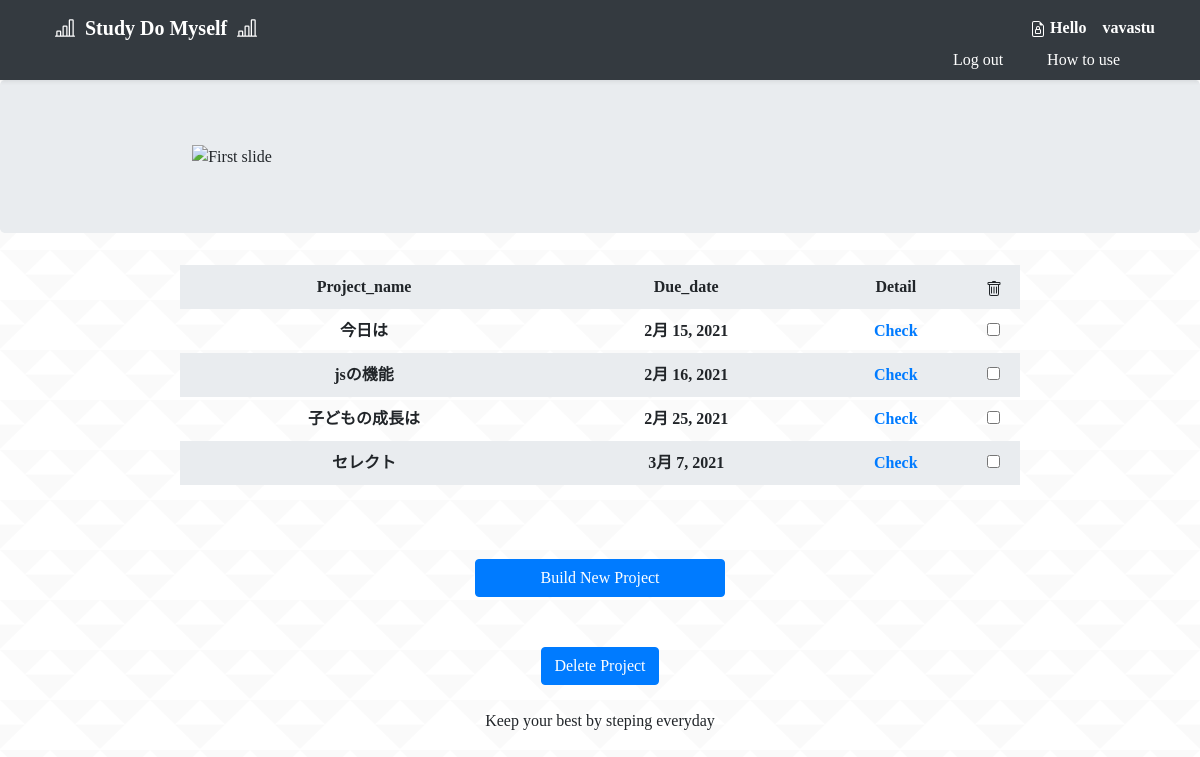
The page /mypage/ (signed in) on the database as committed earlier.
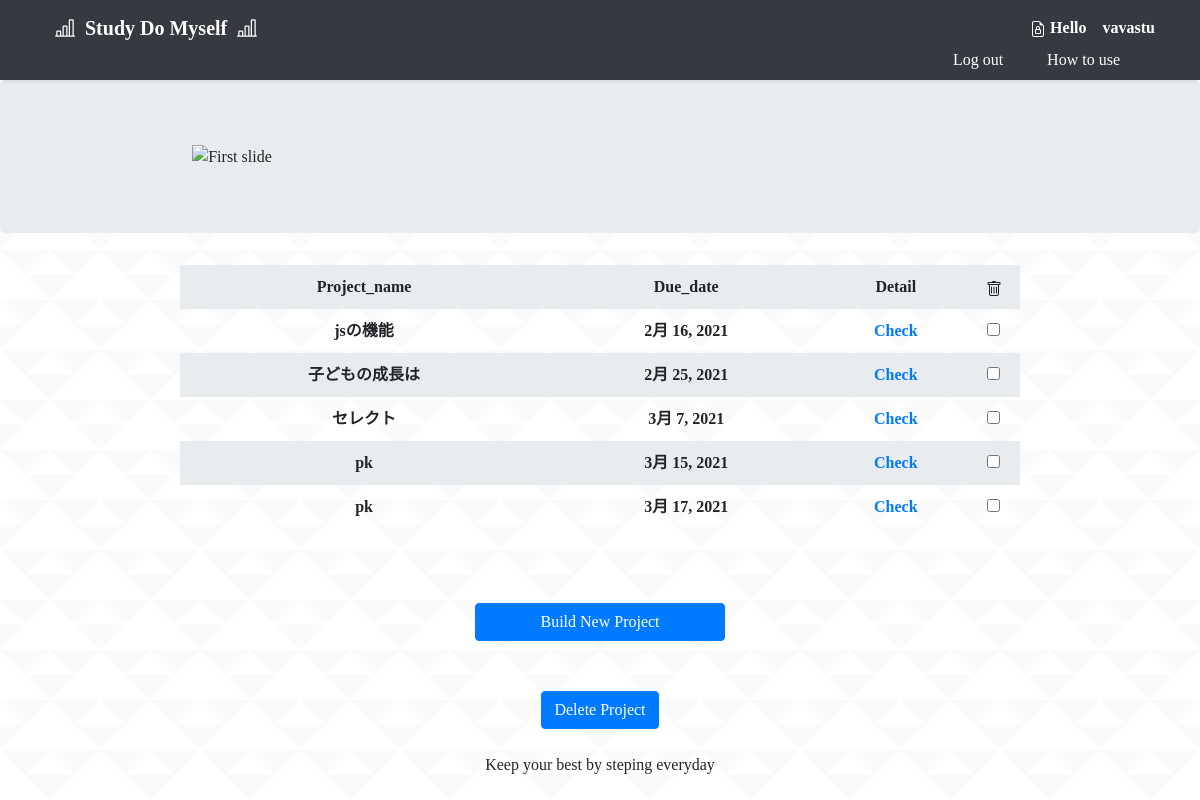
The same page on the database as committed later.
### studyapp/models.py (models this page shows, shortened)
class Project(models.Model):
    author = models.ForeignKey(settings.AUTH_USER_MODEL, on_delete=models.CASCADE)
    project_name = models.CharField('プロジェクト名', max_length=200, blank=False)
    description = models.TextField('目標', blank=False)
    expenses_item = models.CharField('経費項目', max_length=200, blank=True)
    expenses = models.CharField('経費', max_length=200, blank=True)
    build_date = models.DateField(verbose_name='作成日', blank=True, default=timezone.datetime.today())
    due_date = models.DateField(verbose_name='設定日', blank=True, null=True)

### studyapp/views.py (the view)
# urls.py: path('mypage/', mypage, name='mypage'),
def mypage(request):
    projects = Project.objects.filter(build_date__lte=timezone.now()).order_by('due_date')
    post_pks = request.POST.getlist('delete')
    Project.objects.filter(pk__in=post_pks).delete()
    num = Project.objects.all()
    return render(request, 'mypage.html', {'projects':projects})

### templates/mypage.html (shortened to what this page needs)
{% extends 'base.html' %}
{% load static %}
{% block content %}
<!doctype html>
<html lang="ja">
<head>
  <link rel="stylesheet" href="{% static 'css/mypage.css' %}">
</head>
<body>
  <header>
    <div class="navbar navbar-dark bg-dark shadow-sm">
      <div class="container d-flex justify-content-between">
        <a href="{% url 'mypage' %}" class="navbar-brand d-flex align-items-center">
          <strong>Study Do Myself</strong>
        </a>
        <div class="user-name">
          {% if user.is_authenticated %}
          <strong>Hello　{{ user.username }}</strong>
          {% endif %}
        </div>
        <div class="container-fluid">
          <div class="menu-item active">
            {% if user.is_authenticated %}
            <a href="{% url 'logout' %}">Log out</a>
            <a href="">How to use</a>
            {% endif %}
          </div>
        </div>
      </div>
    </div>
  </header>
  <main role="main">
    <section class="jumbotron text-center">
      <div class="carousel slide" data-ride="carousel" style="width:400px">
        <div class="carousel-inner">
          <div class="carousel-item active">
            <img src="slide1.png" alt="First slide">
          </div>
        </div>
      </div>
    </section>
    {% if user.is_authenticated %}
    <div class=contents>
      <table>
        <tr class='term'>
          <th> Project_name </th>
          <th> Due_date </th>
          <th> Detail </th>
          <th>
          </th>
        </tr>
        {% for project in projects %}
        {% if request.user.id == project.author.id %}
        <tr class='items'>
          <th> {{ project.project_name }} </th>
          <th> {{ project.due_date }} </th>
          <th> <a href="{% url 'project_detail' pk=project.pk %}">Check </th>
          <form id="delete" action="" method="POST">
            <th> <input type="checkbox" name="delete" value="{{ project.pk }}"> </th>
          </form>
        </tr>
        {% endif %}
        {% endfor %}
      </table>
      {% endif %}
      <br>
      <div class="container-fluid mx-auto" style="width:300px;">
        <a class="btn btn-primary" style="width:250px; margin-right:auto; margin-left:auto;" href="{% url 'project' %}"
          role="button">Build New Project</a>
      </div>
      <div class="container-fluid mx-auto" style="width:300px;">
        <button type="button" class="btn btn-primary" data-toggle="modal" data-target="#Delete">
          Delete Project
        </button>
      </div>
    </div>
  </main>
  <br>
  <footer>
    <div class="container-fluid" style="margin-right:auto; margin-left:auto; width:300px;">
      Keep your best by steping everyday
    </div>
  </footer>
</body>
</html>
{% endblock content %}

### templates/base.html (shortened to what this page needs)
{% load static %}
<!doctype html>
<html lang="ja">
  <head>
    <link ref="stylesheet" href="{% static 'css/base.css' %}">
    <link rel="stylesheet" href="https://stackpath.bootstrapcdn.com/bootstrap/4.5.0/css/bootstrap.min.css">
  </head>
  <body>
    {% block content %}
    {% endblock content %}
  </body>
</html>

### studyapp/static/css/mypage.css (style rules this page uses)
body { font-family: 'Comic Sans MS'; background-image: url(../img/triangle-mosaic.png); }
.menu-item.active { width: 100%; padding: 0; text-align: right; }
.user-name { color: white; }
.menu-item.active a { color: white; padding: 20px; }
.contents { margin-left: auto; }
.container-fluid { text-align: center; }
footer { padding-left: auto; padding-right: auto; }
table { width: 70%; border-collapse: collapse; border-spacing: 0; margin-right: auto; margin-left: auto; }
table th,table td { padding: 10px 0; text-align: center; }
table tr:nth-child(odd) { background-color: #e9ecef }
.container-fluid.mx-auto { margin-top:50px; }

Rows that differ between the two databases and show on the page:
removed Project: project_name "今日は", due_date "2月 15, 2021"
added Project: project_name "pk", due_date "3月 15, 2021"
added Project: project_name "pk", due_date "3月 17, 2021"
